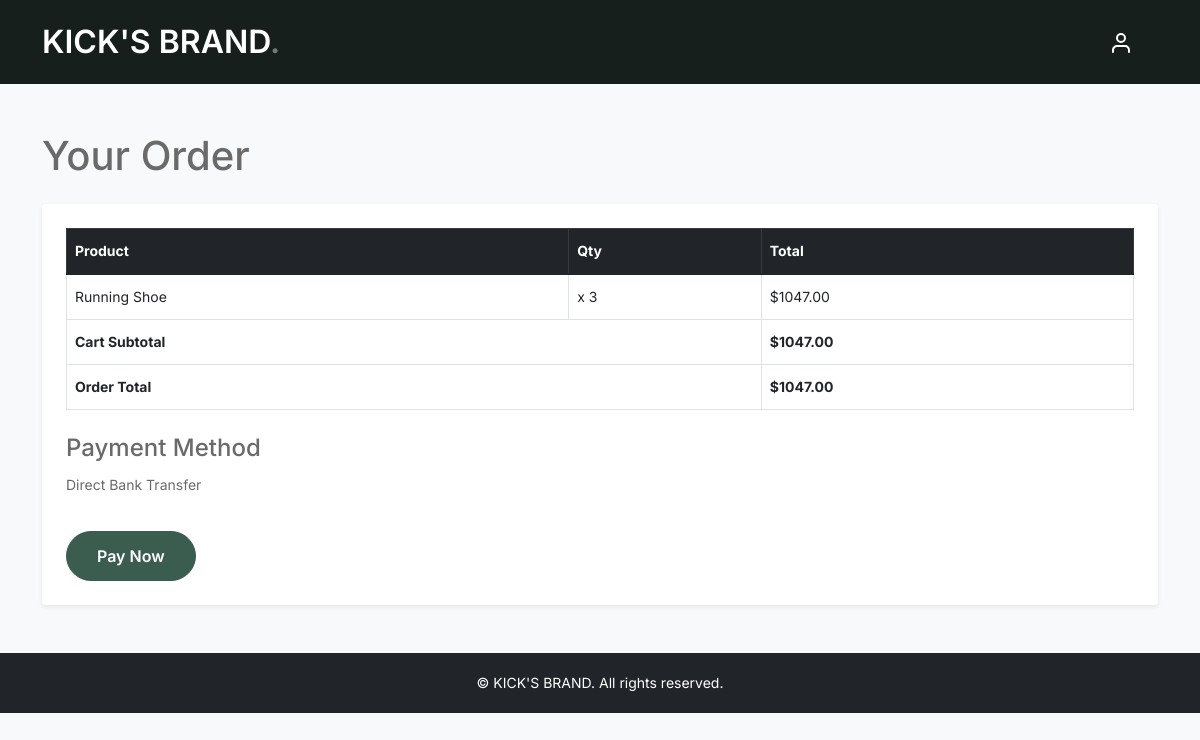
Screenshot of /order-summary/1/ (signed in) with the database file from the repository.
### app1/models.py (models this page shows, shortened)
class OrderItem(models.Model):
    order = models.ForeignKey(Order, related_name="items", on_delete=models.CASCADE)
    product = models.ForeignKey(Product, on_delete=models.CASCADE)
    quantity = models.PositiveIntegerField(default=1)
    @property
    def subtotal(self):
        return self.product.price * self.quantity

class Product(models.Model):
    name = models.CharField(max_length=100)
    brand = models.CharField(max_length=50)
    category = models.CharField(max_length=50)
    price = models.DecimalField(max_digits=10, decimal_places=2)
    size = models.CharField(max_length=20, blank=True, null=True)
    stock = models.PositiveBigIntegerField()
    image = models.ImageField(upload_to="product/")

class Order(models.Model):
    PAYMENT_CHOICES = [
        ('bank', 'Direct Bank Transfer'),
        ('cheque', 'Cheque Payment'),
        ('paypal', 'Paypal'),
    ]
    user = models.ForeignKey(User, on_delete=models.CASCADE)
    billing = models.ForeignKey(BillingDetails, on_delete=models.CASCADE)
    payment_method = models.CharField(max_length=20, choices=PAYMENT_CHOICES)
    created_at = models.DateTimeField(auto_now_add=True)
    @property
    def subtotal(self):
        return sum(item.subtotal for item in self.items.all())
    @property
    def total(self):
        return self.subtotal

### app1/views.py (the view)
# urls.py: path("order-summary/<int:order_id>/", views.order_summary, name="order_summary"),
@login_required
def order_summary(request, order_id):
    order = get_object_or_404(Order, id=order_id, user=request.user)
    return render(request, "order_summary.html", {"order": order})

### app1/templates/order_summary.html (shortened to what this page needs)
{% load static %}
<!DOCTYPE html>
<html lang="en">
<head>
  <link href="{% static 'css/bootstrap.min.css' %}" rel="stylesheet">
  <link href="https://cdnjs.cloudflare.com/ajax/libs/font-awesome/6.0.0-beta3/css/all.min.css" rel="stylesheet">
  <link href="{% static 'css/style.css' %}" rel="stylesheet">
</head>
<body class="bg-light">
<nav class="custom-navbar navbar navbar-expand-md navbar-dark bg-dark" aria-label="Furni navigation bar">
  <div class="container">
    <a class="navbar-brand" href="{% url 'index' %}">KICK'S BRAND<span>.</span></a>
    <div class="collapse navbar-collapse" id="navbarsFurni">
      <ul class="custom-navbar-cta navbar-nav ms-3 mb-2 mb-md-0">
        <li class="nav-item"><a class="nav-link" href="{% url 'userprofile' %}"><img src="{% static 'images/user.svg' %}" alt="User"></a></li>
      </ul>
    </div>
  </div>
</nav>
<section class="container my-5">
  <h1 class="mb-4">Your Order</h1>
  <div class="p-4 bg-white rounded shadow-sm">
    <table class="table table-bordered align-middle">
      <thead class="table-dark">
        <tr>
          <th>Product</th>
          <th>Qty</th>
          <th>Total</th>
        </tr>
      </thead>
      <tbody>
        {% for item in order.items.all %}
        <tr>
          <td>{{ item.product.name }}</td>
          <td>x {{ item.quantity }}</td>
          <td>${{ item.subtotal }}</td>
        </tr>
        {% endfor %}
        <tr class="fw-bold">
          <td colspan="2">Cart Subtotal</td>
          <td>${{ order.subtotal }}</td>
        </tr>
        <tr class="fw-bold">
          <td colspan="2">Order Total</td>
          <td>${{ order.total }}</td>
        </tr>
      </tbody>
    </table>
    <h4 class="mt-4">Payment Method</h4>
    <p>{{ order.get_payment_method_display }}</p>
    <a href="/" class="btn btn-primary mt-3">Pay Now</a>
  </div>
</section>
<footer class="bg-dark text-white text-center py-3">
  &copy; {{ now|date:"Y" }} KICK'S BRAND. All rights reserved.
</footer>
</body>
</html>

### prdemo3/static/css/style.css (style rules this page uses)
body { overflow-x: hidden; position: relative; }
body { font-family: "Inter", sans-serif; font-weight: 400; line-height: 28px; color: #6a6a6a; font-size: 14px; background-color: #eff2f1; }
a { text-decoration: none; -webkit-transition: .3s all ease; -o-transition: .3s all ease; transition: .3s all ease; color: #2f2f2f; text-decoration: underline; }
.custom-navbar { background: #161f1b !important; padding-top: 20px; padding-bottom: 20px; }
.custom-navbar .navbar-brand { font-size: 32px; font-weight: 600; }
.custom-navbar .navbar-brand > span { opacity: .4; }
.custom-navbar .custom-navbar-cta { margin-left: 0 !important; -webkit-box-orient: horizontal; -webkit-box-direction: normal; -ms-flex-direction: row; flex-direction: row; }
@media (min-width: 768px) { .custom-navbar .custom-navbar-cta { margin-left: 40px !important; } }
.custom-navbar .custom-navbar-cta li { margin-left: 0px; margin-right: 0px; }
.custom-navbar .custom-navbar-cta li:first-child { margin-right: 20px; }
.btn { font-weight: 600; padding: 12px 30px; border-radius: 30px; color: #ffffff; background: #2f2f2f; border-color: #2f2f2f; }
.btn.btn-primary { background: #3b5d50; border-color: #3b5d50; }

### rows the page displays
OrderItem: product.name "Running Shoe", quantity "3", subtotal "1047.00"
Order: subtotal "1047.00", total "1047.00", payment_method "Direct Bank Transfer"
